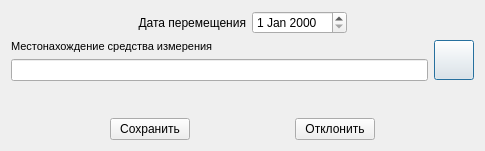
<?xml version="1.0" encoding="UTF-8"?>
<ui version="4.0">
 <class>Dialog</class>
 <widget class="QDialog" name="Dialog">
  <property name="geometry">
   <rect>
    <x>0</x>
    <y>0</y>
    <width>485</width>
    <height>151</height>
   </rect>
  </property>
  <property name="windowTitle">
   <string>Dialog</string>
  </property>
  <layout class="QVBoxLayout" name="verticalLayout">
   <item>
    <layout class="QGridLayout" name="gridLayout">
     <item row="0" column="1">
      <widget class="QLabel" name="label">
       <property name="text">
        <string>Дата перемещения</string>
       </property>
       <property name="alignment">
        <set>Qt::AlignRight|Qt::AlignTrailing|Qt::AlignVCenter</set>
       </property>
      </widget>
     </item>
     <item row="0" column="2">
      <widget class="QDateEdit" name="dateEdit"/>
     </item>
     <item row="0" column="3">
      <spacer name="horizontalSpacer">
       <property name="orientation">
        <enum>Qt::Horizontal</enum>
       </property>
       <property name="sizeHint" stdset="0">
        <size>
         <width>40</width>
         <height>20</height>
        </size>
       </property>
      </spacer>
     </item>
     <item row="0" column="0">
      <spacer name="horizontalSpacer_2">
       <property name="orientation">
        <enum>Qt::Horizontal</enum>
       </property>
       <property name="sizeHint" stdset="0">
        <size>
         <width>40</width>
         <height>20</height>
        </size>
       </property>
      </spacer>
     </item>
    </layout>
   </item>
   <item>
    <layout class="QHBoxLayout" name="horizontalLayout">
     <item>
      <layout class="QGridLayout" name="gridLayout_2">
       <item row="1" column="0">
        <widget class="QLineEdit" name="lineEdit">
         <property name="readOnly">
          <bool>true</bool>
         </property>
        </widget>
       </item>
       <item row="0" column="0">
        <widget class="QLabel" name="label_4">
         <property name="maximumSize">
          <size>
           <width>16777215</width>
           <height>16777215</height>
          </size>
         </property>
         <property name="text">
          <string>&lt;!DOCTYPE HTML PUBLIC &quot;-//W3C//DTD HTML 4.0//EN&quot; &quot;http://www.w3.org/TR/REC-html40/strict.dtd&quot;&gt;
&lt;html&gt;&lt;head&gt;&lt;meta name=&quot;qrichtext&quot; content=&quot;1&quot; /&gt;&lt;style type=&quot;text/css&quot;&gt;
p, li { white-space: pre-wrap; }
&lt;/style&gt;&lt;/head&gt;&lt;body style=&quot; font-family:'MS Shell Dlg 2'; font-size:8.25pt; font-weight:400; font-style:normal;&quot;&gt;
&lt;p style=&quot; margin-top:0px; margin-bottom:0px; margin-left:0px; margin-right:0px; -qt-block-indent:0; text-indent:0px;&quot;&gt;&lt;span style=&quot; font-size:8pt;&quot;&gt;Местонахождение средства измерения&lt;/span&gt;&lt;/p&gt;&lt;/body&gt;&lt;/html&gt;</string>
         </property>
         <property name="alignment">
          <set>Qt::AlignBottom|Qt::AlignLeading|Qt::AlignLeft</set>
         </property>
        </widget>
       </item>
      </layout>
     </item>
     <item>
      <widget class="QPushButton" name="pushButton_3">
       <property name="minimumSize">
        <size>
         <width>40</width>
         <height>40</height>
        </size>
       </property>
       <property name="maximumSize">
        <size>
         <width>40</width>
         <height>40</height>
        </size>
       </property>
       <property name="font">
        <font>
         <pointsize>12</pointsize>
        </font>
       </property>
       <property name="text">
        <string/>
       </property>
       <property name="icon">
        <iconset>
         <normaloff>ico/book_green.png</normaloff>
         <selectedon>:/ico/ico/book_green.png</selectedon>ico/book_green.png</iconset>
       </property>
       <property name="iconSize">
        <size>
         <width>32</width>
         <height>32</height>
        </size>
       </property>
      </widget>
     </item>
    </layout>
   </item>
   <item>
    <spacer name="verticalSpacer">
     <property name="orientation">
      <enum>Qt::Vertical</enum>
     </property>
     <property name="sizeHint" stdset="0">
      <size>
       <width>20</width>
       <height>40</height>
      </size>
     </property>
    </spacer>
   </item>
   <item>
    <layout class="QHBoxLayout" name="horizontalLayout_3">
     <item>
      <widget class="QPushButton" name="pushButton">
       <property name="sizePolicy">
        <sizepolicy hsizetype="Fixed" vsizetype="Fixed">
         <horstretch>0</horstretch>
         <verstretch>0</verstretch>
        </sizepolicy>
       </property>
       <property name="text">
        <string>Сохранить</string>
       </property>
      </widget>
     </item>
     <item>
      <widget class="QPushButton" name="pushButton_2">
       <property name="sizePolicy">
        <sizepolicy hsizetype="Fixed" vsizetype="Fixed">
         <horstretch>0</horstretch>
         <verstretch>0</verstretch>
        </sizepolicy>
       </property>
       <property name="text">
        <string>Отклонить</string>
       </property>
      </widget>
     </item>
    </layout>
   </item>
  </layout>
 </widget>
 <resources/>
 <connections>
  <connection>
   <sender>pushButton_2</sender>
   <signal>clicked()</signal>
   <receiver>Dialog</receiver>
   <slot>close()</slot>
   <hints>
    <hint type="sourcelabel">
     <x>184</x>
     <y>117</y>
    </hint>
    <hint type="destinationlabel">
     <x>130</x>
     <y>69</y>
    </hint>
   </hints>
  </connection>
 </connections>
</ui>
